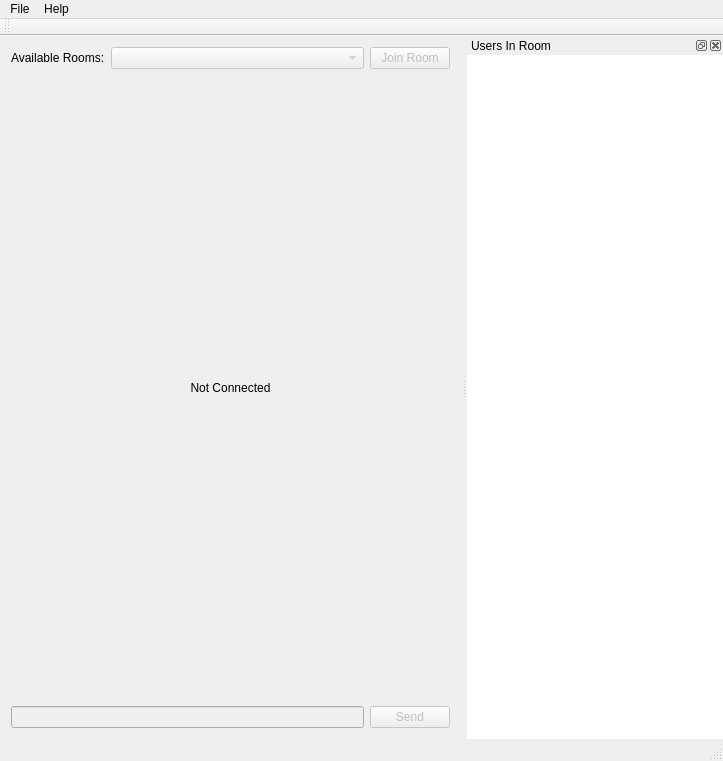
<?xml version="1.0" encoding="UTF-8"?>
<ui version="4.0">
 <class>MainWindow</class>
 <widget class="QMainWindow" name="MainWindow">
  <property name="geometry">
   <rect>
    <x>0</x>
    <y>0</y>
    <width>723</width>
    <height>761</height>
   </rect>
  </property>
  <property name="windowTitle">
   <string>SmoothTalker</string>
  </property>
  <property name="windowIcon">
   <iconset resource="../resources/icons.qrc">
    <normaloff>:/img/icons/transmit.png</normaloff>:/img/icons/transmit.png</iconset>
  </property>
  <property name="unifiedTitleAndToolBarOnMac">
   <bool>true</bool>
  </property>
  <widget class="QWidget" name="centralWidget">
   <layout class="QVBoxLayout" name="vbox_main" stretch="0,10,0">
    <item>
     <layout class="QHBoxLayout" name="horizontalLayout_2" stretch="0,10,0">
      <item>
       <widget class="QLabel" name="label">
        <property name="text">
         <string>Available Rooms:</string>
        </property>
       </widget>
      </item>
      <item>
       <widget class="QComboBox" name="cb_rooms">
        <property name="enabled">
         <bool>false</bool>
        </property>
        <property name="toolTip">
         <string>This is a list of rooms available to your loggin in accounts</string>
        </property>
       </widget>
      </item>
      <item>
       <widget class="QPushButton" name="btn_join_room">
        <property name="enabled">
         <bool>false</bool>
        </property>
        <property name="text">
         <string>Join Room</string>
        </property>
       </widget>
      </item>
     </layout>
    </item>
    <item>
     <widget class="QLabel" name="lbl_not_connected">
      <property name="text">
       <string>Not Connected</string>
      </property>
      <property name="alignment">
       <set>Qt::AlignCenter</set>
      </property>
     </widget>
    </item>
    <item>
     <layout class="QHBoxLayout" name="horizontalLayout">
      <item>
       <widget class="QLineEdit" name="le_chat_entry">
        <property name="enabled">
         <bool>false</bool>
        </property>
       </widget>
      </item>
      <item>
       <widget class="QPushButton" name="btn_chat_submit">
        <property name="enabled">
         <bool>false</bool>
        </property>
        <property name="text">
         <string>Send</string>
        </property>
       </widget>
      </item>
     </layout>
    </item>
   </layout>
  </widget>
  <widget class="QMenuBar" name="menuBar">
   <property name="geometry">
    <rect>
     <x>0</x>
     <y>0</y>
     <width>723</width>
     <height>21</height>
    </rect>
   </property>
   <widget class="QMenu" name="menuFile">
    <property name="title">
     <string>File</string>
    </property>
    <addaction name="action_login"/>
    <addaction name="action_logout"/>
    <addaction name="action_options"/>
    <addaction name="separator"/>
    <addaction name="action_exit"/>
   </widget>
   <widget class="QMenu" name="menuHelp">
    <property name="title">
     <string>Help</string>
    </property>
    <addaction name="action_about"/>
   </widget>
   <addaction name="menuFile"/>
   <addaction name="menuHelp"/>
  </widget>
  <widget class="QStatusBar" name="statusBar"/>
  <widget class="QDockWidget" name="dockWidget">
   <property name="windowTitle">
    <string>Users In Room</string>
   </property>
   <attribute name="dockWidgetArea">
    <number>2</number>
   </attribute>
   <widget class="QWidget" name="dockWidgetContents">
    <layout class="QVBoxLayout" name="verticalLayout_3">
     <property name="spacing">
      <number>0</number>
     </property>
     <property name="margin">
      <number>0</number>
     </property>
     <item>
      <widget class="QTableWidget" name="tbl_users">
       <property name="frameShape">
        <enum>QFrame::NoFrame</enum>
       </property>
       <property name="frameShadow">
        <enum>QFrame::Plain</enum>
       </property>
       <property name="lineWidth">
        <number>0</number>
       </property>
       <property name="editTriggers">
        <set>QAbstractItemView::NoEditTriggers</set>
       </property>
       <property name="showDropIndicator" stdset="0">
        <bool>false</bool>
       </property>
       <property name="dragDropMode">
        <enum>QAbstractItemView::NoDragDrop</enum>
       </property>
       <property name="alternatingRowColors">
        <bool>true</bool>
       </property>
       <property name="iconSize">
        <size>
         <width>32</width>
         <height>32</height>
        </size>
       </property>
       <property name="showGrid">
        <bool>false</bool>
       </property>
       <property name="gridStyle">
        <enum>Qt::NoPen</enum>
       </property>
       <property name="sortingEnabled">
        <bool>true</bool>
       </property>
       <property name="cornerButtonEnabled">
        <bool>false</bool>
       </property>
       <attribute name="horizontalHeaderVisible">
        <bool>false</bool>
       </attribute>
       <attribute name="horizontalHeaderStretchLastSection">
        <bool>true</bool>
       </attribute>
       <attribute name="verticalHeaderVisible">
        <bool>false</bool>
       </attribute>
       <column>
        <property name="text">
         <string>Users</string>
        </property>
       </column>
      </widget>
     </item>
    </layout>
   </widget>
  </widget>
  <widget class="QToolBar" name="toolBar">
   <property name="enabled">
    <bool>false</bool>
   </property>
   <property name="windowTitle">
    <string>toolBar</string>
   </property>
   <attribute name="toolBarArea">
    <enum>TopToolBarArea</enum>
   </attribute>
   <attribute name="toolBarBreak">
    <bool>false</bool>
   </attribute>
  </widget>
  <action name="action_exit">
   <property name="icon">
    <iconset resource="../resources/icons.qrc">
     <normaloff>:/img/icons/door_out.png</normaloff>:/img/icons/door_out.png</iconset>
   </property>
   <property name="text">
    <string>Exit</string>
   </property>
   <property name="shortcut">
    <string>Ctrl+Q</string>
   </property>
  </action>
  <action name="action_login">
   <property name="icon">
    <iconset resource="../resources/icons.qrc">
     <normaloff>:/img/icons/connect.png</normaloff>:/img/icons/connect.png</iconset>
   </property>
   <property name="text">
    <string>Sign In...</string>
   </property>
  </action>
  <action name="action_logout">
   <property name="enabled">
    <bool>false</bool>
   </property>
   <property name="icon">
    <iconset resource="../resources/icons.qrc">
     <normaloff>:/img/icons/disconnect.png</normaloff>:/img/icons/disconnect.png</iconset>
   </property>
   <property name="text">
    <string>Sign Out</string>
   </property>
  </action>
  <action name="action_options">
   <property name="icon">
    <iconset resource="../resources/icons.qrc">
     <normaloff>:/img/icons/wrench.png</normaloff>:/img/icons/wrench.png</iconset>
   </property>
   <property name="text">
    <string>Options...</string>
   </property>
  </action>
  <action name="action_about">
   <property name="icon">
    <iconset resource="../resources/icons.qrc">
     <normaloff>:/img/icons/information.png</normaloff>:/img/icons/information.png</iconset>
   </property>
   <property name="text">
    <string>About</string>
   </property>
  </action>
 </widget>
 <layoutdefault spacing="6" margin="11"/>
 <resources>
  <include location="../resources/icons.qrc"/>
 </resources>
 <connections>
  <connection>
   <sender>action_exit</sender>
   <signal>triggered()</signal>
   <receiver>MainWindow</receiver>
   <slot>close()</slot>
   <hints>
    <hint type="sourcelabel">
     <x>-1</x>
     <y>-1</y>
    </hint>
    <hint type="destinationlabel">
     <x>361</x>
     <y>380</y>
    </hint>
   </hints>
  </connection>
  <connection>
   <sender>action_login</sender>
   <signal>triggered()</signal>
   <receiver>MainWindow</receiver>
   <slot>login()</slot>
   <hints>
    <hint type="sourcelabel">
     <x>-1</x>
     <y>-1</y>
    </hint>
    <hint type="destinationlabel">
     <x>361</x>
     <y>380</y>
    </hint>
   </hints>
  </connection>
  <connection>
   <sender>action_logout</sender>
   <signal>triggered()</signal>
   <receiver>MainWindow</receiver>
   <slot>logout()</slot>
   <hints>
    <hint type="sourcelabel">
     <x>-1</x>
     <y>-1</y>
    </hint>
    <hint type="destinationlabel">
     <x>361</x>
     <y>380</y>
    </hint>
   </hints>
  </connection>
  <connection>
   <sender>btn_chat_submit</sender>
   <signal>clicked()</signal>
   <receiver>MainWindow</receiver>
   <slot>submit_message()</slot>
   <hints>
    <hint type="sourcelabel">
     <x>452</x>
     <y>730</y>
    </hint>
    <hint type="destinationlabel">
     <x>596</x>
     <y>-3</y>
    </hint>
   </hints>
  </connection>
  <connection>
   <sender>le_chat_entry</sender>
   <signal>returnPressed()</signal>
   <receiver>MainWindow</receiver>
   <slot>submit_message()</slot>
   <hints>
    <hint type="sourcelabel">
     <x>371</x>
     <y>728</y>
    </hint>
    <hint type="destinationlabel">
     <x>477</x>
     <y>737</y>
    </hint>
   </hints>
  </connection>
  <connection>
   <sender>btn_join_room</sender>
   <signal>clicked()</signal>
   <receiver>MainWindow</receiver>
   <slot>join_room()</slot>
   <hints>
    <hint type="sourcelabel">
     <x>394</x>
     <y>46</y>
    </hint>
    <hint type="destinationlabel">
     <x>387</x>
     <y>36</y>
    </hint>
   </hints>
  </connection>
  <connection>
   <sender>action_options</sender>
   <signal>triggered()</signal>
   <receiver>MainWindow</receiver>
   <slot>on_options_activated()</slot>
   <hints>
    <hint type="sourcelabel">
     <x>-1</x>
     <y>-1</y>
    </hint>
    <hint type="destinationlabel">
     <x>361</x>
     <y>380</y>
    </hint>
   </hints>
  </connection>
 </connections>
 <slots>
  <slot>login()</slot>
  <slot>logout()</slot>
  <slot>submit_message()</slot>
  <slot>on_test()</slot>
  <slot>join_room()</slot>
  <slot>on_options_activated()</slot>
 </slots>
</ui>
